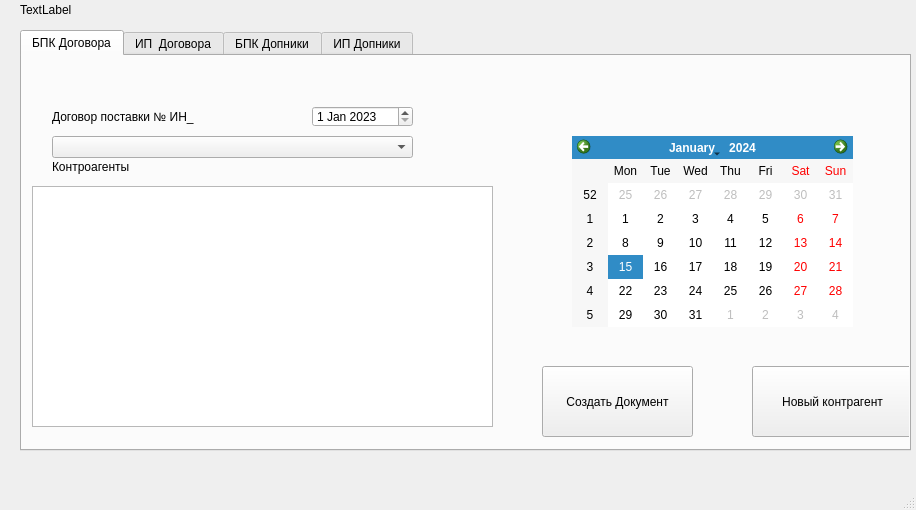
<?xml version="1.0" encoding="UTF-8"?>
<ui version="4.0">
 <class>MainWindow</class>
 <widget class="QMainWindow" name="MainWindow">
  <property name="geometry">
   <rect>
    <x>0</x>
    <y>0</y>
    <width>916</width>
    <height>510</height>
   </rect>
  </property>
  <property name="windowTitle">
   <string>MainWindow</string>
  </property>
  <widget class="QWidget" name="centralwidget">
   <widget class="QTabWidget" name="tabWidget">
    <property name="geometry">
     <rect>
      <x>20</x>
      <y>30</y>
      <width>891</width>
      <height>421</height>
     </rect>
    </property>
    <property name="currentIndex">
     <number>0</number>
    </property>
    <widget class="QWidget" name="tab">
     <attribute name="title">
      <string>БПК Договора</string>
     </attribute>
     <widget class="QCalendarWidget" name="calendarWidget">
      <property name="geometry">
       <rect>
        <x>550</x>
        <y>80</y>
        <width>281</width>
        <height>191</height>
       </rect>
      </property>
     </widget>
     <widget class="QLabel" name="label">
      <property name="geometry">
       <rect>
        <x>200</x>
        <y>50</y>
        <width>81</width>
        <height>21</height>
       </rect>
      </property>
      <property name="mouseTracking">
       <bool>false</bool>
      </property>
      <property name="focusPolicy">
       <enum>Qt::NoFocus</enum>
      </property>
      <property name="contextMenuPolicy">
       <enum>Qt::PreventContextMenu</enum>
      </property>
      <property name="acceptDrops">
       <bool>false</bool>
      </property>
      <property name="frameShape">
       <enum>QFrame::NoFrame</enum>
      </property>
      <property name="frameShadow">
       <enum>QFrame::Plain</enum>
      </property>
      <property name="text">
       <string/>
      </property>
      <property name="scaledContents">
       <bool>false</bool>
      </property>
      <property name="openExternalLinks">
       <bool>false</bool>
      </property>
     </widget>
     <widget class="QPushButton" name="pushButton">
      <property name="geometry">
       <rect>
        <x>520</x>
        <y>310</y>
        <width>151</width>
        <height>71</height>
       </rect>
      </property>
      <property name="text">
       <string>Создать Документ</string>
      </property>
     </widget>
     <widget class="QDateEdit" name="dateEdit">
      <property name="geometry">
       <rect>
        <x>290</x>
        <y>50</y>
        <width>101</width>
        <height>21</height>
       </rect>
      </property>
      <property name="dateTime">
       <datetime>
        <hour>0</hour>
        <minute>0</minute>
        <second>0</second>
        <year>2023</year>
        <month>1</month>
        <day>1</day>
       </datetime>
      </property>
     </widget>
     <widget class="QLabel" name="label_2">
      <property name="geometry">
       <rect>
        <x>30</x>
        <y>50</y>
        <width>171</width>
        <height>21</height>
       </rect>
      </property>
      <property name="mouseTracking">
       <bool>false</bool>
      </property>
      <property name="focusPolicy">
       <enum>Qt::NoFocus</enum>
      </property>
      <property name="contextMenuPolicy">
       <enum>Qt::PreventContextMenu</enum>
      </property>
      <property name="acceptDrops">
       <bool>false</bool>
      </property>
      <property name="frameShape">
       <enum>QFrame::NoFrame</enum>
      </property>
      <property name="frameShadow">
       <enum>QFrame::Plain</enum>
      </property>
      <property name="text">
       <string>Договор поставки № ИН_ </string>
      </property>
      <property name="scaledContents">
       <bool>false</bool>
      </property>
      <property name="openExternalLinks">
       <bool>false</bool>
      </property>
     </widget>
     <widget class="QPushButton" name="pushButton_2">
      <property name="geometry">
       <rect>
        <x>730</x>
        <y>310</y>
        <width>161</width>
        <height>71</height>
       </rect>
      </property>
      <property name="text">
       <string>Новый контрагент</string>
      </property>
     </widget>
     <widget class="QLabel" name="label_3">
      <property name="geometry">
       <rect>
        <x>30</x>
        <y>100</y>
        <width>91</width>
        <height>21</height>
       </rect>
      </property>
      <property name="mouseTracking">
       <bool>false</bool>
      </property>
      <property name="focusPolicy">
       <enum>Qt::NoFocus</enum>
      </property>
      <property name="contextMenuPolicy">
       <enum>Qt::PreventContextMenu</enum>
      </property>
      <property name="acceptDrops">
       <bool>false</bool>
      </property>
      <property name="frameShape">
       <enum>QFrame::NoFrame</enum>
      </property>
      <property name="frameShadow">
       <enum>QFrame::Plain</enum>
      </property>
      <property name="text">
       <string>Контроагенты</string>
      </property>
      <property name="scaledContents">
       <bool>false</bool>
      </property>
      <property name="openExternalLinks">
       <bool>false</bool>
      </property>
     </widget>
     <widget class="QTableWidget" name="tableWidget">
      <property name="geometry">
       <rect>
        <x>10</x>
        <y>130</y>
        <width>461</width>
        <height>241</height>
       </rect>
      </property>
     </widget>
     <widget class="QComboBox" name="comboBox">
      <property name="geometry">
       <rect>
        <x>30</x>
        <y>80</y>
        <width>361</width>
        <height>22</height>
       </rect>
      </property>
     </widget>
    </widget>
    <widget class="QWidget" name="tab_2">
     <attribute name="title">
      <string>ИП  Договора</string>
     </attribute>
    </widget>
    <widget class="QWidget" name="tab_3">
     <attribute name="title">
      <string>БПК Допники</string>
     </attribute>
    </widget>
    <widget class="QWidget" name="tab_4">
     <attribute name="title">
      <string>ИП Допники</string>
     </attribute>
    </widget>
   </widget>
   <widget class="QLabel" name="label_4">
    <property name="geometry">
     <rect>
      <x>20</x>
      <y>0</y>
      <width>601</width>
      <height>20</height>
     </rect>
    </property>
    <property name="text">
     <string>TextLabel</string>
    </property>
   </widget>
  </widget>
  <widget class="QMenuBar" name="menubar">
   <property name="geometry">
    <rect>
     <x>0</x>
     <y>0</y>
     <width>916</width>
     <height>43</height>
    </rect>
   </property>
  </widget>
  <widget class="QStatusBar" name="statusbar"/>
 </widget>
 <resources/>
 <connections/>
</ui>
